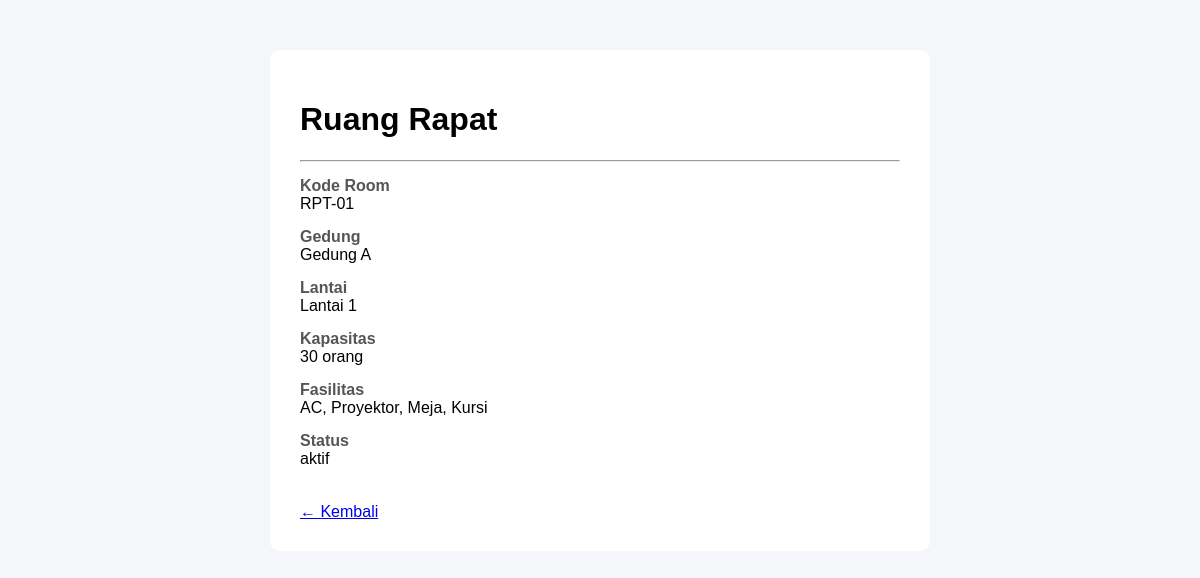
/admin/room_detail.php?id=2 (signed in), run on the app's committed database.
### tables this page shows
CREATE TABLE `rooms` (
  `id` int NOT NULL AUTO_INCREMENT,
  `nama_room` varchar(100) NOT NULL,
  `kode_room` varchar(50) NOT NULL,
  `gedung` varchar(100) DEFAULT NULL,
  `lantai` varchar(20) DEFAULT NULL,
  `kapasitas` int DEFAULT NULL,
  `fasilitas` text,
  `status` enum('aktif','nonaktif') DEFAULT 'aktif',
  `created_at` timestamp NULL DEFAULT CURRENT_TIMESTAMP,
  PRIMARY KEY (`id`)
);

### admin/room_detail.php (the view, shortened to what this page needs)
<?php
include "../config/database.php";
$id = (int) $_GET['id'];
$result = mysqli_query(
    $conn,
    "SELECT * FROM rooms WHERE id = $id"
);
$data = mysqli_fetch_assoc($result);
?>
<!DOCTYPE html>
<html lang="id">
<head>
</head>
<body>
<div class="container">
    <h1>
        <?= htmlspecialchars($data['nama_room']); ?>
    </h1>
    <hr>
    <div class="data">
        <div class="label">Kode Room</div>
        <?= htmlspecialchars($data['kode_room']); ?>
    </div>
    <div class="data">
        <div class="label">Gedung</div>
        <?= htmlspecialchars($data['gedung']); ?>
    </div>
    <div class="data">
        <div class="label">Lantai</div>
        <?= htmlspecialchars($data['lantai']); ?>
    </div>
    <div class="data">
        <div class="label">Kapasitas</div>
        <?= $data['kapasitas']; ?> orang
    </div>
    <div class="data">
        <div class="label">Fasilitas</div>
        <?= nl2br(htmlspecialchars($data['fasilitas'])); ?>
    </div>
    <div class="data">
        <div class="label">Status</div>
        <?= htmlspecialchars($data['status']); ?>
    </div>
    <a href="room.php">
        ← Kembali
    </a>
</div>
</body>
</html>

### admin/room_detail.php (style rules this page uses)
body { font-family: Arial; background: #f4f6f9; }
.container { width: 600px; margin: 50px auto; background: white; padding: 30px; border-radius: 10px; }
.data { margin: 15px 0; }
.label { font-weight: bold; color: #555; }
a { display: inline-block; margin-top: 20px; }

### data on the page
rooms: nama_room "Ruang Rapat", kode_room "RPT-01", gedung "Gedung A", lantai "Lantai 1", kapasitas "30", fasilitas "AC, Proyektor, Meja, Kursi", status "aktif"
